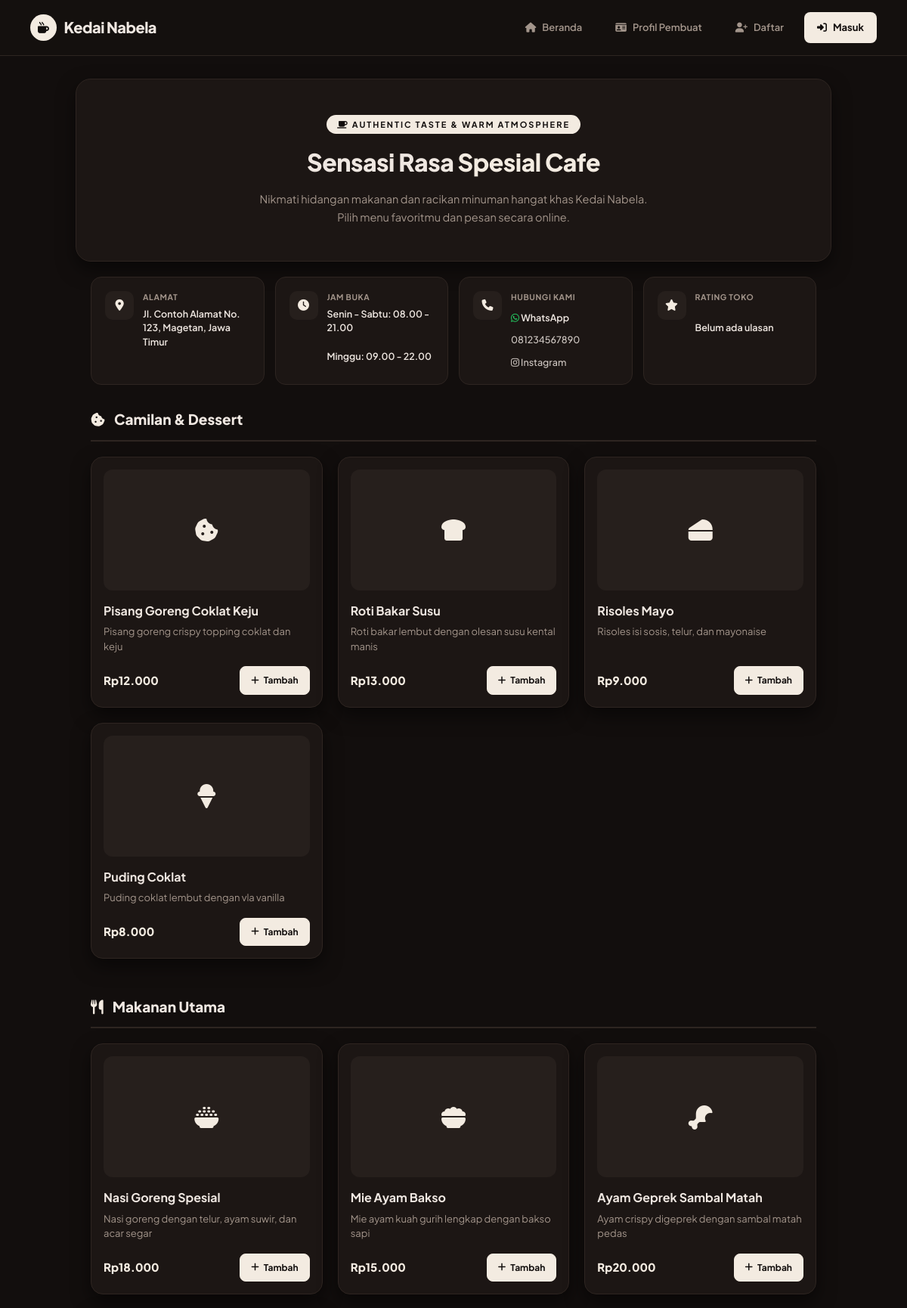
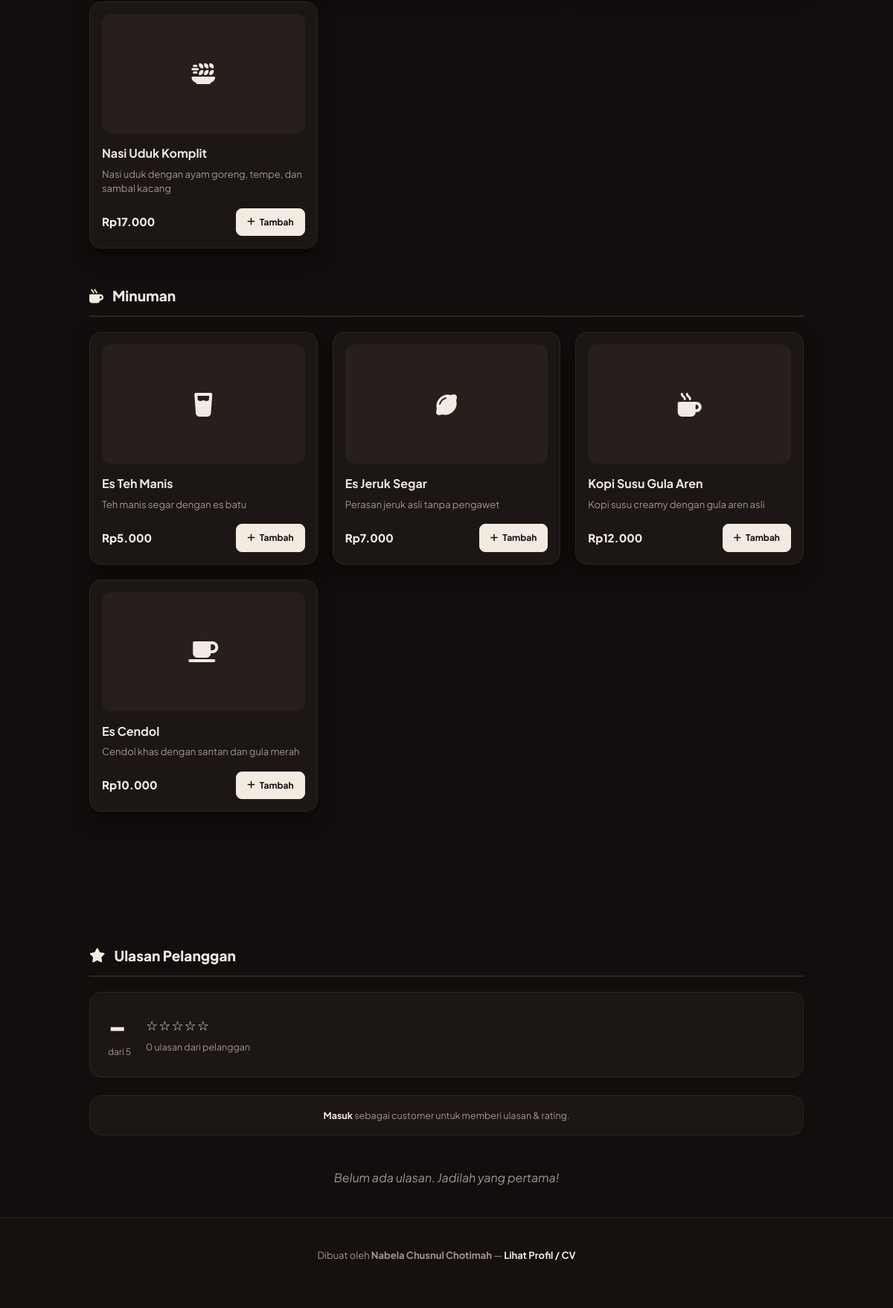
The page /toko_nabela/index.php on the database its author committed (2 pictures, top to bottom).
### tables this page shows
CREATE TABLE IF NOT EXISTS pengaturan_toko (
    id INT AUTO_INCREMENT PRIMARY KEY,
    alamat VARCHAR(255) DEFAULT NULL,
    jam_buka VARCHAR(255) DEFAULT NULL,
    telepon VARCHAR(30) DEFAULT NULL,
    whatsapp VARCHAR(30) DEFAULT NULL,
    instagram VARCHAR(150) DEFAULT NULL,
    updated_at TIMESTAMP DEFAULT CURRENT_TIMESTAMP ON UPDATE CURRENT_TIMESTAMP
);

CREATE TABLE IF NOT EXISTS menu (
    id INT AUTO_INCREMENT PRIMARY KEY,
    kategori VARCHAR(50) NOT NULL,
    nama_menu VARCHAR(150) NOT NULL,
    deskripsi VARCHAR(255),
    harga INT NOT NULL,
    icon VARCHAR(50) DEFAULT 'fa-utensils',
    foto VARCHAR(255) DEFAULT NULL,
    tersedia TINYINT(1) DEFAULT 1
);

### toko_nabela/auth.php (called while the page is built, shortened)
<?php
function current_user() {
    return $_SESSION['user'] ?? null;
}
?>

### toko_nabela/fungsi.php (called while the page is built, shortened)
<?php
include_once 'auth.php';
function rupiah($angka) {
    return "Rp" . number_format((float)$angka, 0, ',', '.');
}
?>

### toko_nabela/index.php (the view, shortened to what this page needs)
<?php
include 'fungsi.php';
include 'koneksi.php';
$query_menu = mysqli_query($koneksi, "SELECT * FROM menu WHERE tersedia = 1 ORDER BY kategori ASC, id ASC");
$menu_per_kategori = [];
while ($row = mysqli_fetch_assoc($query_menu)) {
    $menu_per_kategori[$row['kategori']][] = $row;
}
$q_toko = mysqli_query($koneksi, "SELECT * FROM pengaturan_toko ORDER BY id ASC LIMIT 1");
$toko = mysqli_fetch_assoc($q_toko);
$wa_bersih = preg_replace('/[^0-9]/', '', $toko['whatsapp'] ?? '');
$q_rating = mysqli_query($koneksi, "SELECT COUNT(*) AS jml, AVG(rating) AS rerata FROM ulasan");
$ringkasan_rating = mysqli_fetch_assoc($q_rating);
$total_ulasan = (int) ($ringkasan_rating['jml'] ?? 0);
$rerata_rating = $total_ulasan > 0 ? round((float) $ringkasan_rating['rerata'], 1) : 0;
$daftar_ulasan = [];
$user = current_user();
?>
<!DOCTYPE html>
<html lang="id">
<head>
    <link rel="stylesheet" href="https://cdnjs.cloudflare.com/ajax/libs/font-awesome/6.4.0/css/all.min.css">
</head>
<body>
<div class="navbar">
    <div class="brand"><i class="fas fa-mug-hot"></i> Kedai Nabela</div>
    <div class="nav-links">
        <a href="index.php" class="nav-link"><i class="fas fa-house"></i> Beranda</a>
        <a href="<?php echo LINK_CV; ?>" class="nav-link"><i class="fas fa-id-card"></i> Profil Pembuat</a>
        <?php if ($user): ?>
            <?php if ($user['role'] === 'admin'): ?>
                <a href="pesanan_masuk.php" class="nav-link"><i class="fas fa-receipt"></i> Pesanan Masuk</a>
                <a href="atur_toko.php" class="nav-link"><i class="fas fa-store"></i> Atur Toko</a>
            <?php else: ?>
                <a href="riwayat_pesanan.php" class="nav-link"><i class="fas fa-receipt"></i> Riwayat Pesanan</a>
                <a href="keranjang.php" class="nav-link cta">
                    <i class="fas fa-cart-shopping"></i> Keranjang
                    <span class="cart-badge"><?php echo total_item_keranjang(); ?></span>
                </a>
            <?php endif; ?>
            <span class="user-chip"><i class="fas fa-circle-user" style="color: var(--accent);"></i>&nbsp; <?php echo htmlspecialchars($user['nama']); ?><span class="badge-role"><?php echo htmlspecialchars($user['role']); ?></span></span>
            <a href="logout.php" class="nav-link"><i class="fas fa-right-from-bracket"></i> Keluar</a>
        <?php else: ?>
            <a href="register.php" class="nav-link"><i class="fas fa-user-plus"></i> Daftar</a>
            <a href="login.php" class="nav-link cta"><i class="fas fa-right-to-bracket"></i> Masuk</a>
        <?php endif; ?>
    </div>
</div>
<div class="hero">
    <span class="hero-tag"><i class="fas fa-coffee"></i> Authentic Taste & Warm Atmosphere</span>
    <h1>Sensasi Rasa <span>Spesial Cafe</span></h1>
    <p>Nikmati hidangan makanan dan racikan minuman hangat khas Kedai Nabela. Pilih menu favoritmu dan pesan secara online.</p>
</div>
<div class="info-toko-grid">
    <div class="info-toko-card">
        <div class="info-toko-icon"><i class="fas fa-location-dot"></i></div>
        <div>
            <div class="info-toko-label">Alamat</div>
            <div class="info-toko-value"><?php echo nl2br(htmlspecialchars($toko['alamat'] ?? '-')); ?></div>
        </div>
    </div>
    <div class="info-toko-card">
        <div class="info-toko-icon"><i class="fas fa-clock"></i></div>
        <div>
            <div class="info-toko-label">Jam Buka</div>
            <div class="info-toko-value"><?php echo nl2br(htmlspecialchars($toko['jam_buka'] ?? '-')); ?></div>
        </div>
    </div>
    <div class="info-toko-card">
        <div class="info-toko-icon"><i class="fas fa-phone"></i></div>
        <div>
            <div class="info-toko-label">Hubungi Kami</div>
            <?php if (!empty($wa_bersih)): ?>
                <a href="https://wa.me/<?php echo htmlspecialchars($wa_bersih); ?>" target="_blank" class="info-toko-value"><i class="fab fa-whatsapp" style="color:#25D366;"></i> WhatsApp</a>
                <?php if (!empty($toko['telepon'])): ?>
                    <div style="margin-top:4px;"><a href="tel:<?php echo htmlspecialchars($toko['telepon']); ?>" class="info-toko-value" style="font-weight:500; opacity:0.85;"><?php echo htmlspecialchars($toko['telepon']); ?></a></div>
                <?php endif; ?>
            <?php elseif (!empty($toko['telepon'])): ?>
                <a href="tel:<?php echo htmlspecialchars($toko['telepon']); ?>" class="info-toko-value"><?php echo htmlspecialchars($toko['telepon']); ?></a>
            <?php else: ?>
                <div class="info-toko-value">-</div>
            <?php endif; ?>
            <?php if (!empty($toko['instagram'])): ?>
                <div style="margin-top:4px;"><a href="<?php echo htmlspecialchars($toko['instagram']); ?>" target="_blank" class="info-toko-value" style="font-weight:500; opacity:0.85;"><i class="fab fa-instagram"></i> Instagram</a></div>
            <?php endif; ?>
        </div>
    </div>
    <a href="#ulasan" class="info-toko-card rating-card" style="text-decoration:none;">
        <div class="info-toko-icon"><i class="fas fa-star"></i></div>
        <div>
            <div class="info-toko-label">Rating Toko</div>
            <div class="info-toko-value">
                <?php if ($total_ulasan > 0): ?>
                    <span class="stars"><?php echo str_repeat('★', round($rerata_rating)) . str_repeat('☆', 5 - round($rerata_rating)); ?></span>
                    <?php echo $rerata_rating; ?>/5 (<?php echo $total_ulasan; ?> ulasan)
                <?php else: ?>
                    Belum ada ulasan
                <?php endif; ?>
            </div>
        </div>
    </a>
</div>
<div class="wrapper">
    <?php foreach ($menu_per_kategori as $kategori => $items): ?>
        <?php
            $icon_kategori = 'fa-utensils';
            if (stripos($kategori, 'minum') !== false || stripos($kategori, 'kopi') !== false) $icon_kategori = 'fa-mug-hot';
            if (stripos($kategori, 'camilan') !== false || stripos($kategori, 'dessert') !== false || stripos($kategori, 'snack') !== false) $icon_kategori = 'fa-cookie-bite';
        ?>
        <div class="kategori-block">
            <div class="kategori-title"><i class="fas <?php echo $icon_kategori; ?>"></i> <?php echo htmlspecialchars($kategori); ?></div>
            <div class="menu-grid">
                <?php foreach ($items as $item): ?>
                    <?php
                        $ada_foto = !empty($item['foto']) && file_exists('uploads/' . $item['foto']);
                    ?>
                    <div class="menu-card">
                        <div class="menu-photo-container">
                            <?php if ($ada_foto): ?>
                                <img src="uploads/<?php echo htmlspecialchars($item['foto']); ?>" alt="<?php echo htmlspecialchars($item['nama_menu']); ?>" class="menu-photo">
                            <?php else: ?>
                                <div class="menu-icon"><i class="fas <?php echo htmlspecialchars($item['icon']); ?>"></i></div>
                            <?php endif; ?>
                        </div>
                        <div class="menu-nama"><?php echo htmlspecialchars($item['nama_menu']); ?></div>
                        <div class="menu-desc"><?php echo htmlspecialchars($item['deskripsi']); ?></div>
                        <div class="menu-footer">
                            <div class="menu-harga"><?php echo rupiah($item['harga']); ?></div>
                            <?php if (!$user || $user['role'] !== 'admin'): ?>
                                <a href="<?php echo $user ? 'update_keranjang.php?action=add&id=' . $item['id'] : 'login.php?redirect=index.php'; ?>" class="btn-add">
                                    <i class="fas fa-plus"></i> Tambah
                                </a>
                            <?php endif; ?>
                        </div>
                    </div>
                <?php endforeach; ?>
            </div>
        </div>
    <?php endforeach; ?>
</div>
<div id="ulasan" class="ulasan-section">
    <div class="kategori-title"><i class="fas fa-star"></i> Ulasan Pelanggan</div>
    <div class="ulasan-summary">
        <div>
            <div class="ulasan-score"><?php echo $total_ulasan > 0 ? $rerata_rating : '-'; ?></div>
            <div class="ulasan-score-sub">dari 5</div>
        </div>
        <div>
            <div class="stars" style="font-size:18px;"><?php echo str_repeat('★', $total_ulasan > 0 ? round($rerata_rating) : 0) . str_repeat('☆', 5 - ($total_ulasan > 0 ? round($rerata_rating) : 0)); ?></div>
            <div style="font-size:12.5px; color: var(--text-muted); margin-top:4px;"><?php echo $total_ulasan; ?> ulasan dari pelanggan</div>
        </div>
    </div>
    <?php if ($user && $user['role'] === 'customer'): ?>
        <form action="tambah_ulasan.php" method="POST" class="ulasan-form">
            <div class="ulasan-form-title">Bagikan pengalamanmu</div>
            <div class="star-picker">
                <input type="radio" name="rating" value="5" id="r5"><label for="r5">★</label>
                <input type="radio" name="rating" value="4" id="r4"><label for="r4">★</label>
                <input type="radio" name="rating" value="3" id="r3" checked><label for="r3">★</label>
                <input type="radio" name="rating" value="2" id="r2"><label for="r2">★</label>
                <input type="radio" name="rating" value="1" id="r1"><label for="r1">★</label>
            </div>
            <textarea name="komentar" class="ulasan-textarea" placeholder="Ceritakan pengalamanmu memesan di Kedai Nabela..."></textarea>
            <button type="submit" class="btn-ulasan-submit"><i class="fas fa-paper-plane"></i> Kirim Ulasan</button>
        </form>
    <?php elseif (!$user): ?>
        <div class="ulasan-login-hint">
            <a href="login.php?redirect=index.php">Masuk</a> sebagai customer untuk memberi ulasan & rating.
        </div>
    <?php endif; ?>
    <?php if (count($daftar_ulasan) === 0): ?>
        <p style="text-align:center; color: var(--text-muted); font-style: italic; padding: 20px 0;">Belum ada ulasan. Jadilah yang pertama!</p>
    <?php endif; ?>
</div>
<div class="footer">
    Dibuat oleh <strong>Nabela Chusnul Chotimah</strong> &mdash; <a href="<?php echo LINK_CV; ?>">Lihat Profil / CV</a>
</div>
</body>
</html>

### rows shown on the page
pengaturan_toko: alamat "Jl. Contoh Alamat No. 123, Magetan, Jawa Timur", jam_buka "Senin - Sabtu: 08.00 - 21.00 Minggu: 09.00 - 22.00", telepon "081234567890"
menu: nama_menu "Pisang Goreng Coklat Keju", deskripsi "Pisang goreng crispy topping coklat dan keju", harga "Rp12.000"
menu: nama_menu "Roti Bakar Susu", deskripsi "Roti bakar lembut dengan olesan susu kental manis", harga "Rp13.000"
menu: nama_menu "Risoles Mayo", deskripsi "Risoles isi sosis, telur, dan mayonaise", harga "Rp9.000"
menu: nama_menu "Puding Coklat", deskripsi "Puding coklat lembut dengan vla vanilla", harga "Rp8.000"
menu: nama_menu "Nasi Goreng Spesial", deskripsi "Nasi goreng dengan telur, ayam suwir, dan acar segar", harga "Rp18.000"
menu: nama_menu "Mie Ayam Bakso", deskripsi "Mie ayam kuah gurih lengkap dengan bakso sapi", harga "Rp15.000"
menu: nama_menu "Ayam Geprek Sambal Matah", deskripsi "Ayam crispy digeprek dengan sambal matah pedas", harga "Rp20.000"
menu: nama_menu "Nasi Uduk Komplit", deskripsi "Nasi uduk dengan ayam goreng, tempe, dan sambal kacang", harga "Rp17.000"
menu: nama_menu "Es Teh Manis", deskripsi "Teh manis segar dengan es batu", harga "Rp5.000"
menu: nama_menu "Es Jeruk Segar", deskripsi "Perasan jeruk asli tanpa pengawet", harga "Rp7.000"
menu: nama_menu "Kopi Susu Gula Aren", deskripsi "Kopi susu creamy dengan gula aren asli", harga "Rp12.000"
menu: nama_menu "Es Cendol", deskripsi "Cendol khas dengan santan dan gula merah", harga "Rp10.000"

### other values the page prints
$kategori "Camilan & Dessert"
$kategori "Makanan Utama"
$kategori "Minuman"
str_repeat('☆', 5 - ($total_ulasan > 0 ? round($rerata_rating) : 0)) "☆☆☆☆☆"
$total_ulasan "0"
